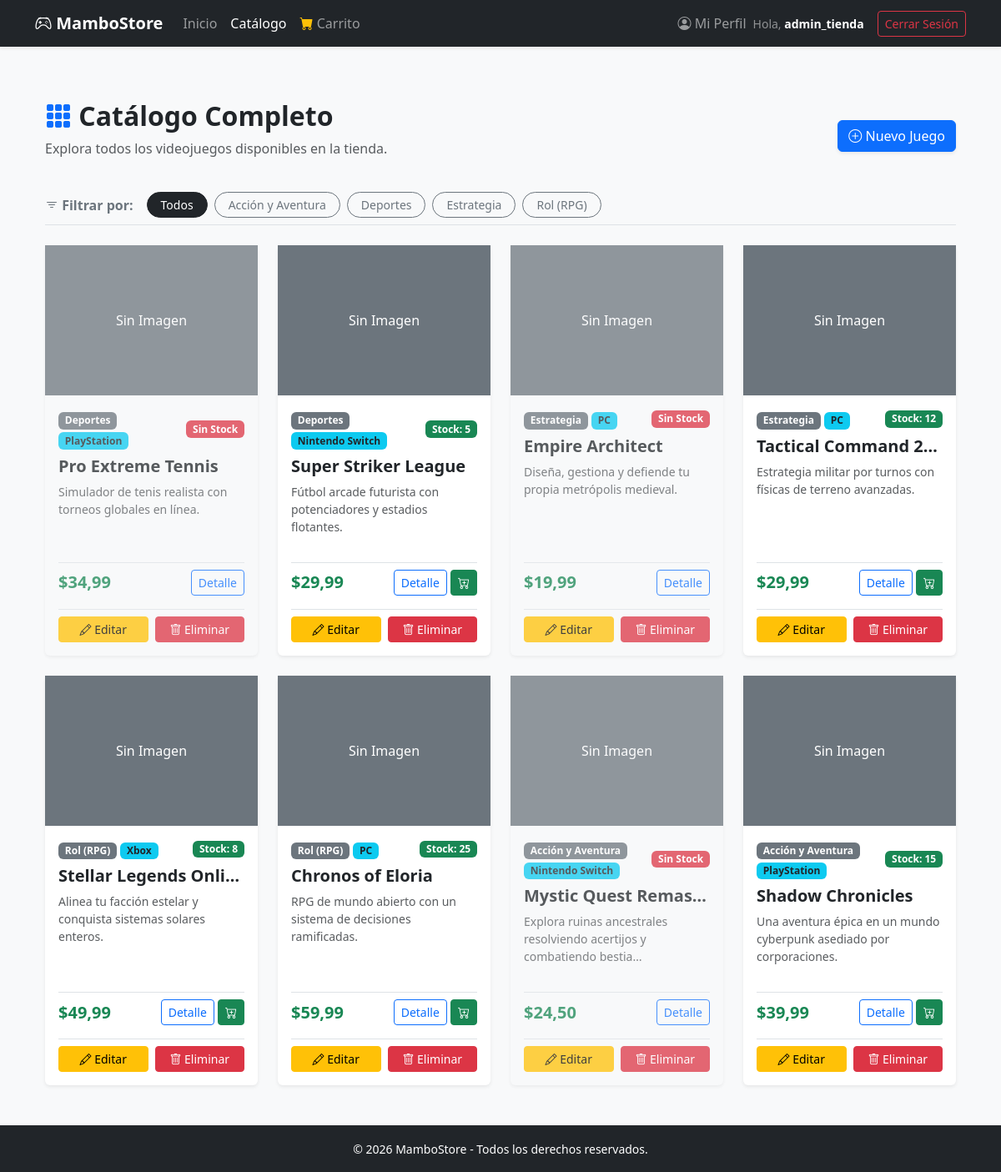
/catalogo/ (signed in), run on the app's committed database.
### apps/juegos/models.py (models this page shows, shortened)
class Genero(models.Model):
    nombre = models.CharField(max_length=100, unique=True, verbose_name="Nombre")
    slug = models.SlugField(max_length=100, unique=True, verbose_name="Slug")
    class Meta:
        verbose_name = "Género"
        verbose_name_plural = "Géneros"
        ordering = ['nombre']

class Videojuego(models.Model):
    class EstadoJuego(models.TextChoices):
        DISPONIBLE = 'DISPONIBLE', 'Disponible'
        AGOTADO = 'AGOTADO', 'Agotado'
    class Plataforma(models.TextChoices):
        PC = 'PC', 'PC'
        PLAYSTATION = 'PS', 'PlayStation'
        XBOX = 'XBOX', 'Xbox'
        NINTENDO = 'SWITCH', 'Nintendo Switch'
    genero = models.ForeignKey(
        Genero,
        on_delete=models.PROTECT,
        related_name='videojuegos',
        verbose_name="Género (Contexto)"
    )
    codigo = models.CharField(max_length=50, unique=True, verbose_name="Código Identificador")
    slug = models.SlugField(max_length=200, unique=True, verbose_name="Slug amigable")
    titulo = models.CharField(max_length=200, verbose_name="Título del videojuego")
    descripcion = models.TextField(verbose_name="Descripción detallada")
    desarrollador = models.CharField(max_length=150, verbose_name="Estudio desarrollador")
    precio = models.DecimalField(
        max_digits=10,
        decimal_places=2,
        validators=[MinValueValidator(0.00)],
        verbose_name="Precio"
    )
    plataforma = models.CharField(
        max_length=20,
        choices=Plataforma.choices,
        default=Plataforma.PC,
        verbose_name="Plataforma"
    )
    stock = models.PositiveIntegerField(
        validators=[MinValueValidator(0)],
        default=0,
        verbose_name="Stock disponible"
    )
    estado = models.CharField(
        max_length=20,
        choices=EstadoJuego.choices,
        default=EstadoJuego.DISPONIBLE,
        verbose_name="Estado operativo"
    )
    imagen = models.ImageField(
        upload_to='media/portadas',
        blank=True,
        null=True,
        verbose_name="Portada"
    )
    activo = models.BooleanField(
        default=True,
        verbose_name="Activo",
        help_text="Desactivar para realizar baja lógica sin eliminar el registro."
    )
    creado = models.DateTimeField(auto_now_add=True, verbose_name="Fecha de creación")
    actualizado = models.DateTimeField(auto_now=True, verbose_name="Última actualización")
    class Meta:
        verbose_name = "Videojuego"
        verbose_name_plural = "Videojuegos"
        ordering = ['-creado']

### apps/juegos/views.py (the view)
# urls.py: path('catalogo/', views.catalogo_view, name='catalogo'),
@login_required(login_url='/accounts/login/')
def catalogo_view(request):
    genero_id = request.GET.get('genero')
    generos = Genero.objects.all()
    if genero_id and genero_id.isdigit():
        juegos = Videojuego.objects.filter(genero__id=int(genero_id))
    else:
        juegos = Videojuego.objects.all()
    context = {
        'juegos': juegos,
        'generos': generos,
        'genero_seleccionado': int(genero_id) if genero_id and genero_id.isdigit() else None,
    }
    return render(request, 'juegos/catalogo.html', context)

### apps/juegos/templates/juegos/catalogo.html (shortened to what this page needs)
{% extends 'base.html' %}
{% block content %}
<div class="container py-4">
    <div class="row mb-4 align-items-center">
        <div class="col">
            <h2 class="fw-bold text-dark"><i class="bi bi-grid-3x3-gap-fill text-primary"></i> Catálogo Completo</h2>
            <p class="text-muted">Explora todos los videojuegos disponibles en la tienda.</p>
        </div>
        {% if user.is_staff or user.perfilusuario.rol == 'Admin' %}
        <div class="col-auto">
            <a href="{% url 'crear_juego' %}" class="btn btn-primary shadow-sm">
                <i class="bi bi-plus-circle"></i> Nuevo Juego
            </a>
        </div>
        {% endif %}
    </div>
    <div class="mb-4 pb-2 border-bottom d-flex flex-wrap gap-2 align-items-center">
    <span class="fw-semibold text-secondary me-2"><i class="bi bi-filter"></i> Filtrar por:</span>
    <a href="{% url 'catalogo' %}" class="btn {% if not genero_seleccionado %}btn-dark{% else %}btn-outline-secondary{% endif %} btn-sm rounded-pill px-3">
        Todos
    </a>
    {% for gen in generos %}
        <a href="{% url 'catalogo' %}?genero={{ gen.id }}" class="btn {% if genero_seleccionado == gen.id %}btn-dark{% else %}btn-outline-secondary{% endif %} btn-sm rounded-pill px-3">
            {{ gen.nombre }}
        </a>
    {% endfor %}
</div>
    <div class="row row-cols-1 row-cols-md-3 row-cols-lg-4 g-4">
        {% for juego in juegos %}
            <div class="col">
                <div class="card h-100 shadow-sm border-0 {% if juego.stock <= 0 or not juego.activo %}opacity-75 bg-light{% endif %}">
                    {% if juego.imagen %}
                        <img src="{{ juego.imagen.url }}" class="card-img-top" alt="{{ juego.titulo }}" style="height: 180px; object-fit: cover;">
                    {% else %}
                        <div class="bg-secondary text-white d-flex align-items-center justify-content-center" style="height: 180px;">
                            <span>Sin Imagen</span>
                        </div>
                    {% endif %}
                    <div class="card-body d-flex flex-column">
                        <div class="mb-2 d-flex justify-content-between align-items-center">
                            <div>
                                {% if juego.genero %}
                                    <span class="badge bg-secondary">{{ juego.genero.nombre }}</span>
                                {% endif %}
                                <span class="badge bg-info text-dark">{{ juego.get_plataforma_display }}</span>
                            </div>
                            {% if juego.stock > 0 and juego.activo %}
                                <span class="badge bg-success">Stock: {{ juego.stock }}</span>
                            {% else %}
                                <span class="badge bg-danger">Sin Stock</span>
                            {% endif %}
                        </div>
                        <h5 class="card-title fw-bold text-truncate">{{ juego.titulo }}</h5>
                        <p class="card-text text-muted small flex-grow-1">{{ juego.descripcion|truncatechars:70 }}</p>
                        <div class="d-flex justify-content-between align-items-center mt-3 pt-2 border-top">
                            <span class="fs-5 text-success fw-bold">${{ juego.precio }}</span>
                            <div>
                                {% if juego.slug %}
                                    <a href="{% url 'detalle_juego_slug' juego.slug %}" class="btn btn-outline-primary btn-sm">Detalle</a>
                                {% else %}
                                    <a href="{% url 'detalle_juego' juego.id %}" class="btn btn-outline-primary btn-sm">Detalle</a>
                                {% endif %}
                                {% if juego.stock > 0 and juego.activo %}
                                    <a href="{% url 'agregar_al_carrito' juego.id %}" class="btn btn-success btn-sm" title="Agregar al carrito">
                                        <i class="bi bi-cart-plus"></i>
                                    </a>
                                {% endif %}
                            </div>
                        </div>
                        {% if user.is_staff or user.perfilusuario.rol == 'Admin' %}
                        <div class="mt-3 pt-2 border-top d-flex justify-content-between">
                            <a href="{% url 'editar_juego' juego.id %}" class="btn btn-warning btn-sm w-50 me-1">
                                <i class="bi bi-pencil"></i> Editar
                            </a>
                            <a href="{% url 'eliminar_juego' juego.id %}" class="btn btn-danger btn-sm w-50 ms-1">
                                <i class="bi bi-trash"></i> Eliminar
                            </a>
                        </div>
                        {% endif %}
                    </div>
                </div>
            </div>
        {% empty %}
            <div class="col-12 text-center py-5">
                <div class="alert alert-warning" role="alert">
                    No hay videojuegos disponibles para este género en este momento.
                </div>
            </div>
        {% endfor %}
    </div>
</div>
{% endblock %}

### templates/base.html (shortened to what this page needs)
<!DOCTYPE html>
<html lang="es">
<head>
    <link href="https://cdn.jsdelivr.net/npm/bootstrap@5.3.0/dist/css/bootstrap.min.css" rel="stylesheet">
    <link rel="stylesheet" href="https://cdn.jsdelivr.net/npm/bootstrap-icons@1.10.5/font/bootstrap-icons.css">
</head>
<body class="bg-light d-flex flex-column min-vh-100">
    <nav class="navbar navbar-expand-lg navbar-dark bg-dark shadow-sm">
        <div class="container">
            <a class="navbar-brand fw-bold" href="{% url 'inicio' %}"><i class="bi bi-controller"></i> MamboStore</a>
            <div class="collapse navbar-collapse" id="navbarNav">
                <ul class="navbar-nav me-auto">
                    <li class="nav-item">
                        <a class="nav-link {% if request.resolver_match.url_name == 'inicio' %}active{% endif %}" href="{% url 'inicio' %}">Inicio</a>
                    </li>
                    <li class="nav-item">
                        <a class="nav-link {% if request.resolver_match.url_name == 'catalogo' %}active{% endif %}" href="{% url 'catalogo' %}">Catálogo</a>
                    </li>
                    <li class="nav-item">
                        <a class="nav-link {% if request.resolver_match.url_name == 'ver_carrito' %}active{% endif %}" href="{% url 'ver_carrito' %}">
                            <i class="bi bi-cart-fill text-warning"></i> Carrito
                        </a>
                    </li>
                </ul>
                <ul class="navbar-nav ms-auto align-items-center">
                    {% if user.is_authenticated %}
                        <li class="nav-item">
                            <a class="nav-link {% if request.resolver_match.url_name == 'perfil' %}active{% endif %}" href="{% url 'perfil' %}">
                                <i class="bi bi-person-circle"></i> Mi Perfil
                            </a>
                        </li>
                        <li class="nav-item me-3 text-white-50">
                            <small>Hola, <span class="text-white fw-semibold">{{ user.username }}</span></small>
                        </li>
                        <li class="nav-item">
                            <form action="{% url 'logout' %}" method="POST" class="d-inline">
                                <button type="submit" class="btn btn-outline-danger btn-sm">Cerrar Sesión</button>
                            </form>
                        </li>
                    {% else %}
                        <li class="nav-item">
                            <a href="{% url 'login' %}" class="btn btn-outline-light btn-sm">Iniciar Sesión</a>
                        </li>
                    {% endif %}
                </ul>
            </div>
        </div>
    </nav>
    <main class="container my-4 flex-fill">
        {% block content %}
        {% endblock %}
    </main>
    <footer class="bg-dark text-white text-center py-3 mt-auto">
        <div class="container">
            <small>&copy; 2026 MamboStore - Todos los derechos reservados.</small>
        </div>
    </footer>
</body>
</html>

### data on the page
Genero: nombre "Acción y Aventura"
Genero: nombre "Deportes"
Genero: nombre "Estrategia"
Genero: nombre "Rol (RPG)"
Videojuego: imagen "Sin Imagen", genero.nombre "Deportes", plataforma "PlayStation", stock "Sin Stock", titulo "Pro Extreme Tennis", descripcion "Simulador de tenis realista con torneos globales en línea.", precio "34,99", shows "Detalle"
Videojuego: imagen "Sin Imagen", genero.nombre "Deportes", plataforma "Nintendo Switch", stock "5", titulo "Super Striker League", descripcion "Fútbol arcade futurista con potenciadores y estadios flotantes.", precio "29,99", shows "Detalle", activo True (drawn)
Videojuego: imagen "Sin Imagen", genero.nombre "Estrategia", plataforma "PC", stock "Sin Stock", titulo "Empire Architect", descripcion "Diseña, gestiona y defiende tu propia metrópolis medieval.", precio "19,99", slug "Detalle"
Videojuego: imagen "Sin Imagen", genero.nombre "Estrategia", plataforma "PC", stock "12", titulo "Tactical Command 2…", descripcion "Estrategia militar por turnos con físicas de terreno avanzadas.", precio "29,99", slug "Detalle", activo True (drawn)
Videojuego: imagen "Sin Imagen", genero.nombre "Rol (RPG)", plataforma "Xbox", stock "8", titulo "Stellar Legends Onli…", descripcion "Alinea tu facción estelar y conquista sistemas solares enteros.", precio "49,99", slug "Detalle", activo True (drawn)
Videojuego: imagen "Sin Imagen", genero.nombre "Rol (RPG)", plataforma "PC", stock "25", titulo "Chronos of Eloria", descripcion "RPG de mundo abierto con un sistema de decisiones ramificadas.", precio "59,99", shows "Detalle", activo True (drawn)
Videojuego: imagen "Sin Imagen", genero.nombre "Acción y Aventura", plataforma "Nintendo Switch", stock "Sin Stock", titulo "Mystic Quest Remas…", descripcion "Explora ruinas ancestrales resolviendo acertijos y combatiendo bestia…", precio "24,50", slug "Detalle"
Videojuego: imagen "Sin Imagen", genero.nombre "Acción y Aventura", plataforma "PlayStation", stock "15", titulo "Shadow Chronicles", descripcion "Una aventura épica en un mundo cyberpunk asediado por corporaciones.", precio "39,99", shows "Detalle", activo True (drawn)

### other printed values
{{ user.username }} "admin_tienda"
